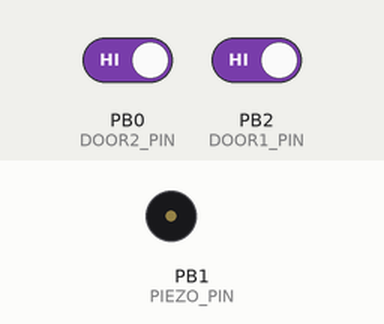
Recording of a sketch running on a simulated ATtiny85, built with avr-gcc and run on an emulated ATtiny85. Parts: buzzer (waves = sounding, pin HIGH). The test bench sets the inputs (shaded band); at power-on: PB0 (DOOR2_PIN) HIGH, PB2 (DOOR1_PIN) HIGH.

Above: at 1.5 s.
At 3.5 s:
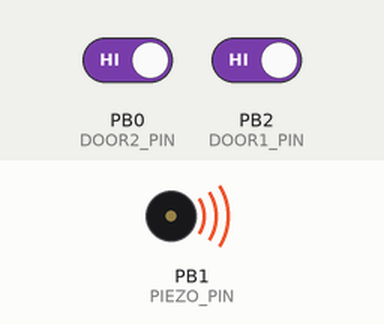
Timing chart, 0 to 4.6 s (numbered marks = the images above):
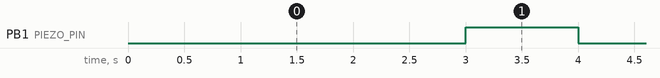

The sketch:

Kuehlschrank.ino
```cpp
// Board: Digispark ATtiny85

#include <avr/sleep.h>
#include <avr/interrupt.h>


// PB3 ist ungeeignet als DOOR_PIN, er wird als RESET Pin genutzt und ruft beim start unvorhersehbare Zustände vor.
#define DOOR1_PIN 2  // Pin für den Magnetschalter Tür 1 (PB2)
#define DOOR2_PIN 0  // Pin für den Magnetschalter Tür 2 (PB0)
#define PIEZO_PIN 1  // Pin für den Piezo und die Platinen LED (PB1)

const unsigned long delayTime = 3000; // Wartezeit bis Türalarm los geht
const unsigned long beepDurationOn = 1000;  // Piepton-Dauer
const unsigned long beepDurationOff = 1000; // Pause-Dauer zwischen Pieptönen

volatile bool doorOpen = false;  // Wird durch Interrupt gesetzt
unsigned long lastActionMillis = 0; // Letzte Aktivität
unsigned long beepMillis = 0;       // Letzter Piepton
bool piezoActive = false;

void setup() {

    lastActionMillis = millis();

    pinMode(DOOR1_PIN, INPUT_PULLUP);
    pinMode(DOOR2_PIN, INPUT_PULLUP);
    pinMode(PIEZO_PIN, OUTPUT);

    ADCSRA &= ~(1 << ADEN); // ADC dauerhaft deaktivieren, da er nicht benötigt wird

    PCMSK |= (1 << DOOR1_PIN) | (1 << DOOR2_PIN); // Überwachung von PB2 und PB0
    GIMSK |= (1 << PCIE); // Pin-Change-Interrupts aktivieren

    sei(); // Globale Interrupts aktivieren

}

void loop() {
    // Zustände der Türen prüfen
    doorOpen = (digitalRead(DOOR1_PIN) == HIGH) || (digitalRead(DOOR2_PIN) == HIGH);

    // Piezo aktivieren, wenn eine Tür offen ist und die Verzögerung abgelaufen ist
    if (doorOpen) {
        if (!piezoActive && millis() - lastActionMillis >= delayTime) {
            piezoActive = true; // Piezo nach Verzögerung aktivieren
            beepMillis = millis(); // Startzeitpunkt speichern
        }
    } else {
        piezoActive = false; // Piezo deaktivieren
    }

    // Piezo-Logik
    if (piezoActive) {
        // Piepton erzeugen
        if (millis() - beepMillis < beepDurationOn) {
            digitalWrite(PIEZO_PIN, HIGH); // Piezo einschalten
        }
        // Pause nach Piepton
        else if (millis() - beepMillis < beepDurationOn + beepDurationOff) {
            digitalWrite(PIEZO_PIN, LOW); // Piezo ausschalten
        }
        // Zyklus abschließen
        else {
            beepMillis = millis(); // Nächster Zyklus starten
        }
    } else {
        digitalWrite(PIEZO_PIN, LOW); // Piezo sicher deaktivieren
    }

    // Schlafmodus aktivieren, wenn keine Tür offen ist und der Piezo inaktiv ist
    if (!doorOpen && !piezoActive) {
        enterSleepMode();
    }
}

// Interrupt Service Routine (ISR) für Pin-Change
ISR(PCINT0_vect) {
    lastActionMillis = millis(); // Zeit der letzten Aktivität speichern
}

// Schlafmodus aktivieren
void enterSleepMode() {
    set_sleep_mode(SLEEP_MODE_PWR_DOWN); // Stromsparmodus wählen
    sleep_enable();                      // Schlafmodus aktivieren
    sleep_cpu();                         // In den Schlafmodus wechseln
    sleep_disable();                     // Nach dem Aufwachen deaktivieren
}
```

Measured:
- by itself, PB1 (PIEZO_PIN): alternates HIGH for 1.0 s and LOW for 1.0 s
